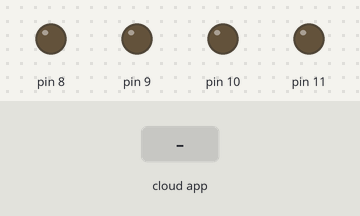
Bench run of a sketch on a simulated Arduino Uno, built with avr-gcc and run on an emulated ATmega328P. On the bench: output pins drawn as LEDs (lit = HIGH). The inputs (shaded band) are chosen by the test bench. The ROS host is connected and sends only what is stated.

Above: at 1.2 s.
1.3 s: the phone or cloud app sets linear.x to -100
At 2.0 s:
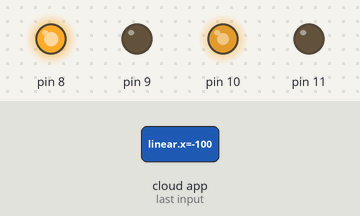
2.8 s: the phone or cloud app sets linear.x to 100
At 3.3 s:
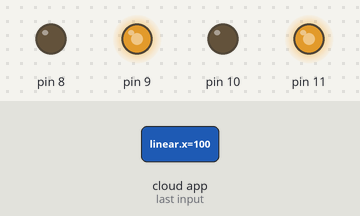
Timing chart, 0 to 5.8 s (numbered marks = the images above; inputs shaded):
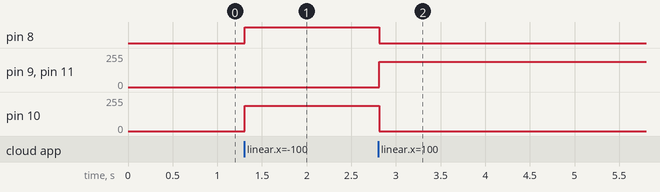

Measured:
- after the input at 1.3 s, pin 8: LOW → HIGH at once; pin 10: 0/255 → 190/255 at once
- after the input at 2.8 s, pin 8: HIGH → LOW at once; pin 9, pin 11: 0/255 → 190/255 at once; pin 10: 190/255 → 0/255 at once

The sketch:

navbot.ino
```cpp
//AGV Machine - Vinay Lanka
//Import Motor - Cytron SPG30E-30K
#include "Motor.h"
#include <ros.h>
#include <geometry_msgs/Twist.h>
#include<PID_v1.h>
#include <geometry_msgs/Vector3Stamped.h>
#include <std_msgs/Int16.h>
#include <ros/time.h>


ros::NodeHandle  nh;

#define LOOPTIME 10

int updatenh = 0;
Motor right(11,10,20,21);
Motor left(9,8,18,19);

volatile long encoder0Pos = 0;    // encoder 1
volatile long encoder1Pos = 0;    // encoder 2

double left_kp = 4 , left_ki = 0 , left_kd = 0.0;             // modify for optimal performance
double right_kp = 4 , right_ki = 0 , right_kd = 0.0;

double right_input = 0, right_output = 0, right_setpoint = 0;
PID rightPID(&right_input, &right_output, &right_setpoint, right_kp, right_ki, right_kd, DIRECT);

double left_input = 0, left_output = 0, left_setpoint = 0;
PID leftPID(&left_input, &left_output, &left_setpoint, left_kp, left_ki, left_kd, DIRECT);

float demandx=0;
float demandz=0;

double demand_speed_left;
double demand_speed_right;

unsigned long currentMillis;
unsigned long prevMillis;

float encoder0Diff;
float encoder1Diff;

float encoder0Error;
float encoder1Error;

float encoder0Prev;
float encoder1Prev;

void cmd_vel_cb( const geometry_msgs::Twist& twist){
  demandx = twist.linear.x;
  demandz = twist.angular.z;
}

ros::Subscriber<geometry_msgs::Twist> sub("cmd_vel", cmd_vel_cb );
std_msgs::Int16 left_wheel_msg;//create a "speed_msg" ROS message
ros::Publisher left_wheel_pub("lwheel", &left_wheel_msg);
std_msgs::Int16 right_wheel_msg;                                //create a "speed_msg" ROS message
ros::Publisher right_wheel_pub("rwheel", &right_wheel_msg);


double pos_act_left = 0;                    //Actual speed for left wheel in m/s
double pos_act_right = 0;                    //Command speed for left wheel in m/s

void setup() {
  nh.initNode();
  nh.subscribe(sub);
  nh.advertise(left_wheel_pub);
  nh.advertise(right_wheel_pub); //prepare to publish speed in ROS topic

  rightPID.SetMode(AUTOMATIC);
  rightPID.SetSampleTime(1);
  rightPID.SetOutputLimits(-100, 100);

  leftPID.SetMode(AUTOMATIC);
  leftPID.SetSampleTime(1);
  leftPID.SetOutputLimits(-100, 100);

//  Serial.println("Basic Encoder Test:");
  attachInterrupt(digitalPinToInterrupt(left.en_a), change_left_a, CHANGE);
  attachInterrupt(digitalPinToInterrupt(left.en_b), change_left_b, CHANGE);
  attachInterrupt(digitalPinToInterrupt(right.en_a), change_right_a, CHANGE);
  attachInterrupt(digitalPinToInterrupt(right.en_b), change_right_b, CHANGE);
}

void loop() {
  currentMillis = millis();
  if (currentMillis - prevMillis >= LOOPTIME){
    prevMillis = currentMillis;

    demand_speed_left = demandx - (demandz*0.1075);
    demand_speed_right = demandx + (demandz*0.1075);

    /*PID controller for speed control
      Base speed being 1 ms and the demand_speed variables controlling it at fractions of the base.
      The PID controller keeps trying to match the difference
      in encoder counts to match with the required amount, hence controlling the speed. */
    encoder0Diff = encoder0Pos - encoder0Prev; // Get difference between ticks to compute speed
    encoder1Diff = encoder1Pos - encoder1Prev;

    pos_act_left = encoder0Pos;
    pos_act_right = encoder1Pos;

    encoder0Error = (demand_speed_left*39.65)-encoder0Diff; // 3965 ticks in 1m = 39.65 ticks in 10ms, due to the 10 millis loop
    encoder1Error = (demand_speed_right*39.65)-encoder1Diff;

    encoder0Prev = encoder0Pos; // Saving values
    encoder1Prev = encoder1Pos;

    left_setpoint = demand_speed_left*39.65;  //Setting required speed as a mul/frac of 1 m/s
    right_setpoint = demand_speed_right*39.65;

    left_input = encoder0Diff;  //Input to PID controller is the current difference
    right_input = encoder1Diff;

    leftPID.Compute();
    left.rotate(left_output);
    rightPID.Compute();
    right.rotate(right_output);
  }
  publishPos(LOOPTIME);
  if(updatenh > 10){
    nh.spinOnce();
    updatenh=0;
  }
  else{
    updatenh++;
  }
}


//Publish function for odometry, uses a vector type message to send the data (message type is not meant for that but that's easier than creating a specific message type)
void publishPos(double time) {
  left_wheel_msg.data = pos_act_left;
  right_wheel_msg.data = pos_act_right;
  left_wheel_pub.publish(&left_wheel_msg);
  right_wheel_pub.publish(&right_wheel_msg);
//  nh.loginfo("Publishing odometry");
}


// ************** encoders interrupts **************

// ************** encoder 1 *********************


void change_left_a(){

  // look for a low-to-high on channel A
  if (digitalRead(left.en_a) == HIGH) {
    // check channel B to see which way encoder is turning
    if (digitalRead(left.en_b) == LOW) {
      encoder0Pos = encoder0Pos + 1;         // CW
    }
    else {
      encoder0Pos = encoder0Pos - 1;         // CCW
    }
  }
  else   // must be a high-to-low edge on channel A
  {
    // check channel B to see which way encoder is turning
    if (digitalRead(left.en_b) == HIGH) {
      encoder0Pos = encoder0Pos + 1;          // CW
    }
    else {
      encoder0Pos = encoder0Pos - 1;          // CCW
    }
  }

}

void change_left_b(){

  // look for a low-to-high on channel B
  if (digitalRead(left.en_b) == HIGH) {
   // check channel A to see which way encoder is turning
    if (digitalRead(left.en_a) == HIGH) {
      encoder0Pos = encoder0Pos + 1;         // CW
    }
    else {
      encoder0Pos = encoder0Pos - 1;         // CCW
    }
  }
  // Look for a high-to-low on channel B
  else {
    // check channel B to see which way encoder is turning
    if (digitalRead(left.en_a) == LOW) {
      encoder0Pos = encoder0Pos + 1;          // CW
    }
    else {
      encoder0Pos = encoder0Pos - 1;          // CCW
    }
  }


}

// ************** encoder 2 *********************

void change_right_a(){

  // look for a low-to-high on channel A
  if (digitalRead(right.en_a) == HIGH) {
    // check channel B to see which way encoder is turning
    if (digitalRead(right.en_b) == LOW) {
      encoder1Pos = encoder1Pos - 1;         // CW
    }
    else {
      encoder1Pos = encoder1Pos + 1;         // CCW
    }
  }
  else   // must be a high-to-low edge on channel A
  {
    // check channel B to see which way encoder is turning
    if (digitalRead(right.en_b) == HIGH) {
      encoder1Pos = encoder1Pos - 1;          // CW
    }
    else {
      encoder1Pos = encoder1Pos + 1;          // CCW
    }
  }

}

void change_right_b(){

  // look for a low-to-high on channel B
  if (digitalRead(right.en_b) == HIGH) {
   // check channel A to see which way encoder is turning
    if (digitalRead(right.en_a) == HIGH) {
      encoder1Pos = encoder1Pos - 1;         // CW
    }
    else {
      encoder1Pos = encoder1Pos + 1;         // CCW
    }
  }
  // Look for a high-to-low on channel B
  else {
    // check channel B to see which way encoder is turning
    if (digitalRead(right.en_a) == LOW) {
      encoder1Pos = encoder1Pos - 1;          // CW
    }
    else {
      encoder1Pos = encoder1Pos + 1;          // CCW
    }
  }


}
```

Motor.cpp
```cpp
#include "Arduino.h"
#include "Motor.h"


Motor::Motor(int plus, int minus, int en_a, int en_b) {
  pinMode(plus,OUTPUT);
  pinMode(minus,OUTPUT);
  pinMode(en_a,INPUT_PULLUP);
  pinMode(en_b,INPUT_PULLUP);
  Motor::plus = plus;
  Motor::minus = minus;
  Motor::en_a = en_a;
  Motor::en_b = en_b;
}

void Motor::rotate(int value) {
  if(value>=0){
    //Max Voltage with 16V battery with 12V required
    //(12/16)*255 ~=190
//    Serial.println("called");
//    Serial.println(plus);
    int out = map(value, 0, 100, 0, 190);
    analogWrite(plus,out);
    analogWrite(minus,0);
  }else{
    //Max Voltage with 16V battery with 12V required
    //(12/16)*255 ~=190
    int out = map(value, 0, -100, 0, 190);
    analogWrite(plus,0);
    analogWrite(minus,out);
  }
}
```

Motor.h
```cpp
/*
  Motor.h - Library for working with the Cytron SPG30E-30K.
  Created by Vinay Lanka, January 27, 2021.
*/
#ifndef Motor_h
#define Motor_h

#include "Arduino.h"

class Motor {
  public:
    //Constructor - Plus and Minus are the Motor output / en_a and en_b are the encoder inputs
    Motor(int plus, int minus, int en_a, int en_b);
    //Spin the motor with a percentage value
    void rotate(int value);
    //Motor Outputs - plus is one direction and minus is the other
    int plus;
    int minus;
    //Encoder Inputs
    int en_a;
    int en_b;
};

#endif
```
